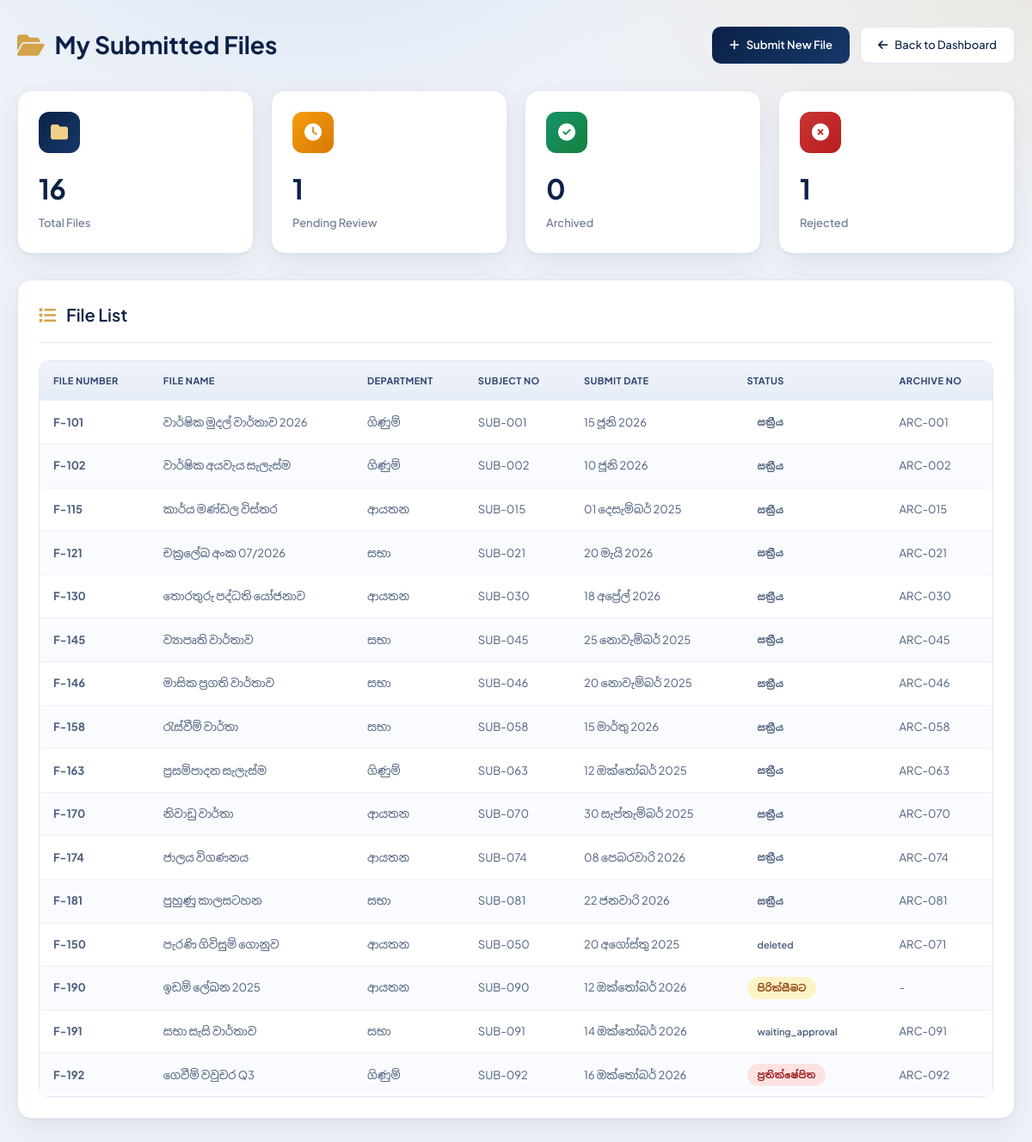
Screenshot of /my_files.php (signed in) with the database file from the repository.
### tables this page shows
CREATE TABLE archive_files (
    id             INT AUTO_INCREMENT PRIMARY KEY,
    submitted_by   INT NOT NULL,
    submit_date    DATE NOT NULL,
    subject_no     VARCHAR(40)  NOT NULL,
    subject_number VARCHAR(40)  NOT NULL,
    department     ENUM('ආයතන','සභා','ගිණුම්') NOT NULL,
    file_no        VARCHAR(60)  NOT NULL,
    file_number    VARCHAR(60)  NOT NULL,
    file_name      VARCHAR(255) NOT NULL,
    start_date     DATE NOT NULL,
    end_date       DATE NOT NULL,
    pages          INT NOT NULL,
    page_count     INT NOT NULL,
    right_side     INT NULL,
    left_side      INT NULL,
    archive_no     VARCHAR(60) NULL UNIQUE,
    archive_number VARCHAR(60) NULL UNIQUE,
    rack_no        VARCHAR(60) NULL,
    status         ENUM('pending','archived','rejected','waiting_approval','active','deleted') NOT NULL DEFAULT 'pending',
    reviewed_by    INT NULL,
    reviewed_at    DATETIME NULL,
    sent_by        INT NULL,
    sent_date      DATETIME NULL,
    approved_by    INT NULL,
    approved_at    DATETIME NULL,
    rejected_at    DATETIME NULL,
    reject_reason  TEXT NULL,
    deleted_at     DATETIME NULL,
    deleted_by     INT NULL,
    delete_reason  TEXT NULL,
    file_path      VARCHAR(500) NULL,
    created_at     TIMESTAMP DEFAULT CURRENT_TIMESTAMP,
    INDEX (department), INDEX (subject_no), INDEX (status),
    INDEX (archive_no), INDEX (file_no),
    FOREIGN KEY (submitted_by) REFERENCES users(id),
    FOREIGN KEY (reviewed_by)  REFERENCES users(id),
    FOREIGN KEY (sent_by)      REFERENCES users(id),
    FOREIGN KEY (approved_by)  REFERENCES users(id),
    FOREIGN KEY (deleted_by)   REFERENCES users(id)
);

### config.php (called while the page is built, shortened)
<?php
require_once __DIR__ . '/functions.php';
function e($s) { return htmlspecialchars((string)$s, ENT_QUOTES, 'UTF-8'); }
function require_login(PDO $pdo): array {
    $st = $pdo->prepare('SELECT * FROM users WHERE id = ? AND status = "active"');
    $st->execute([$_SESSION['user_id']]);
    $u = $st->fetch();
    return $u;
}

### functions.php (called while the page is built, shortened)
<?php
require_once __DIR__ . '/config.php';
function get_files_by_user(PDO $pdo, int $user_id, string $status = null): array {
    $sql = "SELECT af.*, u.full_name as submitted_by_name
            FROM archive_files af
            LEFT JOIN users u ON af.submitted_by = u.id
            WHERE af.submitted_by = ?";
    $params = [$user_id];
    $sql .= " ORDER BY af.created_at DESC";
    $stmt = $pdo->prepare($sql);
    $stmt->execute($params);
    return $stmt->fetchAll();
}
function format_sinhala_date(string $date): string {
    $timestamp = strtotime($date);
    $months = [
        1 => 'ජනවාරි', 2 => 'පෙබරවාරි', 3 => 'මාර්තු', 4 => 'අප්‍රේල්',
        5 => 'මැයි', 6 => 'ජූනි', 7 => 'ජූලි', 8 => 'අගෝස්තු',
        9 => 'සැප්තැම්බර්', 10 => 'ඔක්තෝබර්', 11 => 'නොවැම්බර්', 12 => 'දෙසැම්බර්'
    ];
    $day = date('d', $timestamp);
    $month = $months[date('n', $timestamp)];
    $year = date('Y', $timestamp);
    return "$day $month $year";
}
function translate_status(string $status): string {
    $translations = [
        'pending' => 'පිරික්සීමට',
        'archived' => 'අත්තැබූ',
        'rejected' => 'ප්‍රතික්ෂේපිත',
        'active' => 'සක්‍රීය',
        'disabled' => 'අක්‍රීය'
    ];
    return $translations[$status] ?? $status;
}

### my_files.php (the view, shortened to what this page needs)
<?php
require_once __DIR__ . '/config.php';
$user = require_login($pdo);
$my_files = get_files_by_user($pdo, $user['id']);
$stats = [
    'total' => count($my_files),
    'pending' => 0,
    'archived' => 0,
    'rejected' => 0
];
foreach ($my_files as $file) {
    if ($file['status'] === 'pending') $stats['pending']++;
    elseif ($file['status'] === 'archived') $stats['archived']++;
    elseif ($file['status'] === 'rejected') $stats['rejected']++;
}
?>
<!DOCTYPE html>
<html lang="en">
<head>
<link rel="stylesheet" href="https://cdnjs.cloudflare.com/ajax/libs/font-awesome/6.5.2/css/all.min.css">
</head>
<body>
<div class="container">
    <div class="header">
        <h1><i class="fa-solid fa-folder-open" style="color:var(--gold);margin-right:12px"></i>My Submitted Files</h1>
        <div style="display:flex;gap:12px">
            <a href="submit_file.php" class="btn btn-primary">
                <i class="fa-solid fa-plus"></i>Submit New File
            </a>
            <a href="<?= ROLE_PAGES[$user['role']] ?>" class="back-btn">
                <i class="fa-solid fa-arrow-left"></i>Back to Dashboard
            </a>
        </div>
    </div>
    <div class="stats-grid">
        <div class="stat-card">
            <div class="stat-icon total"><i class="fa-solid fa-folder"></i></div>
            <div class="stat-value"><?= $stats['total'] ?></div>
            <div class="stat-label">Total Files</div>
        </div>
        <div class="stat-card">
            <div class="stat-icon pending"><i class="fa-solid fa-clock"></i></div>
            <div class="stat-value"><?= $stats['pending'] ?></div>
            <div class="stat-label">Pending Review</div>
        </div>
        <div class="stat-card">
            <div class="stat-icon archived"><i class="fa-solid fa-check-circle"></i></div>
            <div class="stat-value"><?= $stats['archived'] ?></div>
            <div class="stat-label">Archived</div>
        </div>
        <div class="stat-card">
            <div class="stat-icon rejected"><i class="fa-solid fa-xmark-circle"></i></div>
            <div class="stat-value"><?= $stats['rejected'] ?></div>
            <div class="stat-label">Rejected</div>
        </div>
    </div>
    <div class="files-section">
        <div class="section-header">
            <h2><i class="fa-solid fa-list"></i>File List</h2>
        </div>
        <?php if (empty($my_files)): ?>
            <div class="empty-state">
                <i class="fa-solid fa-folder-open"></i>
                <p>You haven't submitted any files yet.</p>
                <a href="submit_file.php" class="btn btn-primary">
                    <i class="fa-solid fa-plus"></i>Submit Your First File
                </a>
            </div>
        <?php else: ?>
            <div class="table-wrapper">
                <table>
                    <thead>
                        <tr>
                            <th>File Number</th>
                            <th>File Name</th>
                            <th>Department</th>
                            <th>Subject No</th>
                            <th>Submit Date</th>
                            <th>Status</th>
                            <th>Archive No</th>
                        </tr>
                    </thead>
                    <tbody>
                        <?php foreach ($my_files as $file): ?>
                            <tr>
                                <td><strong><?= e($file['file_number']) ?></strong></td>
                                <td><?= e($file['file_name']) ?></td>
                                <td><?= e($file['department']) ?></td>
                                <td><?= e($file['subject_number']) ?></td>
                                <td><?= format_sinhala_date($file['submit_date']) ?></td>
                                <td>
                                    <span class="status-badge status-<?= $file['status'] ?>">
                                        <?= translate_status($file['status']) ?>
                                    </span>
                                </td>
                                <td><?= e($file['archive_number'] ?? '-') ?></td>
                            </tr>
                        <?php endforeach; ?>
                    </tbody>
                </table>
            </div>
        <?php endif; ?>
    </div>
</div>
</body>
</html>

### my_files.php (style rules this page uses)
:root { --ink:#14233d; --navy:#0b2146; --navy-2:#16386a; --gold:#d4a24a; --gold-2:#f0cf8a; --bg:#eef2f8; --card:#fff; --line:#e1e7f1; --muted:#6a7890; --blue:#2563d0; --red:#c93636; --green:#17946a; --shadow:0 1px 2px rgba(16,37,71,.05),0 10px 28px rgba(16,37,71,.07); --fs-xs:11px; --fs-sm:12px; --fs-md:13px; --fs-lg:14px; --fs-xl:17px; }
* { margin:0;padding:0;box-sizing:border-box }
body { font-family:'Plus Jakarta Sans','Noto Sans Sinhala',sans-serif;font-size:var(--fs-md);line-height:1.6;color:var(--ink);min-height:100vh; background:radial-gradient(900px 420px at 100% 0,rgba(212,162,74,.12),transparent 60%),radial-gradient(800px 500px at 30% -10%,rgba(37,99,208,.10),transparent 60%),var(--bg) }
.container { max-width:1400px;margin:0 auto;padding:30px 20px }
.header { display:flex;align-items:center;justify-content:space-between;margin-bottom:30px }
.header h1 { font-size:28px;font-weight:700;color:var(--navy) }
.back-btn { display:flex;align-items:center;gap:8px;padding:10px 20px;background:#fff;border:1px solid var(--line);border-radius:10px;text-decoration:none;color:var(--navy);font-weight:500;transition:.2s }
.stats-grid { display:grid;grid-template-columns:repeat(4,1fr);gap:20px;margin-bottom:30px }
.stat-card { background:var(--card);border-radius:16px;box-shadow:var(--shadow);padding:24px;border:1px solid var(--line);transition:.2s }
.stat-icon { width:48px;height:48px;border-radius:12px;display:grid;place-items:center;margin-bottom:16px;font-size:20px }
.stat-icon.total { background:linear-gradient(135deg,var(--navy),var(--navy-2));color:var(--gold-2) }
.stat-icon.pending { background:linear-gradient(135deg,#f59e0b,#d97706);color:#fff }
.stat-icon.archived { background:linear-gradient(135deg,var(--green),#15803d);color:#fff }
.stat-icon.rejected { background:linear-gradient(135deg,var(--red),#b91c1c);color:#fff }
.stat-value { font-size:32px;font-weight:700;color:var(--navy);margin-bottom:4px }
.stat-label { font-size:13px;color:var(--muted);font-weight:500 }
.files-section { background:var(--card);border-radius:16px;box-shadow:var(--shadow);padding:24px;border:1px solid var(--line) }
.section-header { display:flex;align-items:center;justify-content:space-between;margin-bottom:20px;padding-bottom:16px;border-bottom:1px solid var(--line) }
.section-header h2 { font-size:20px;font-weight:600;color:var(--navy) }
.section-header i { color:var(--gold);margin-right:12px }
.table-wrapper { overflow-x:auto;border-radius:12px;border:1px solid var(--line) }
table { width:100%;border-collapse:collapse;white-space:nowrap }
thead { background:linear-gradient(180deg,#eff3fa,#e6ecf6) }
th { text-align:left;padding:14px 16px;color:#2f4570;font-size:11px;font-weight:700;letter-spacing:.4px;text-transform:uppercase }
td { padding:12px 16px;color:#4b5d7c;border-top:1px solid #edf1f6;font-size:13px }
tbody tr:nth-child(even) { background:#fafbfe }
.status-badge { display:inline-flex;align-items:center;gap:6px;padding:4px 12px;border-radius:20px;font-size:11px;font-weight:600 }
.status-pending { background:#fef3c7;color:#92400e }
.status-rejected { background:#fee2e2;color:#991b1b }
.btn { padding:10px 20px;border-radius:10px;font-weight:600;font-size:13px;border:none;cursor:pointer;transition:.2s;display:inline-flex;align-items:center;gap:8px;text-decoration:none }
.btn-primary { background:linear-gradient(135deg,var(--navy),var(--navy-2));color:#fff }

### rows the page displays
archive_files: right_side "16", approved_by "1", file_number "F-158", file_name "රැස්වීම් වාර්තා", department "සභා", subject_number "SUB-058", submit_date "15 මාර්තු 2026", archive_number "ARC-058"
archive_files: file_number "F-101", file_name "වාර්ෂික මුදල් වාර්තාව 2026", department "ගිණුම්", subject_number "SUB-001", submit_date "15 ජූනි 2026", archive_number "ARC-001"
archive_files: file_number "F-102", file_name "වාර්ෂික අයවැය සැලැස්ම", department "ගිණුම්", subject_number "SUB-002", submit_date "10 ජූනි 2026", archive_number "ARC-002"
archive_files: file_number "F-115", file_name "කාර්ය මණ්ඩල විස්තර", department "ආයතන", subject_number "SUB-015", submit_date "01 දෙසැම්බර් 2025", archive_number "ARC-015"
archive_files: file_number "F-121", file_name "චක්‍රලේඛ අංක 07/2026", department "සභා", subject_number "SUB-021", submit_date "20 මැයි 2026", archive_number "ARC-021"
archive_files: file_number "F-130", file_name "තොරතුරු පද්ධති යෝජනාව", department "ආයතන", subject_number "SUB-030", submit_date "18 අප්‍රේල් 2026", archive_number "ARC-030"
archive_files: file_number "F-145", file_name "ව්‍යාපෘති වාර්තාව", department "සභා", subject_number "SUB-045", submit_date "25 නොවැම්බර් 2025", archive_number "ARC-045"
archive_files: file_number "F-146", file_name "මාසික ප්‍රගති වාර්තාව", department "සභා", subject_number "SUB-046", submit_date "20 නොවැම්බර් 2025", archive_number "ARC-046"
archive_files: file_number "F-163", file_name "ප්‍රසම්පාදන සැලැස්ම", department "ගිණුම්", subject_number "SUB-063", submit_date "12 ඔක්තෝබර් 2025", archive_number "ARC-063"
archive_files: file_number "F-170", file_name "නිවාඩු වාර්තා", department "ආයතන", subject_number "SUB-070", submit_date "30 සැප්තැම්බර් 2025", archive_number "ARC-070"
archive_files: file_number "F-174", file_name "ජාලය විගණනය", department "ආයතන", subject_number "SUB-074", submit_date "08 පෙබරවාරි 2026", archive_number "ARC-074"
archive_files: file_number "F-181", file_name "පුහුණු කාලසටහන", department "සභා", subject_number "SUB-081", submit_date "22 ජනවාරි 2026", archive_number "ARC-081"
archive_files: file_number "F-150", file_name "පැරණි ගිවිසුම් ගොනුව", department "ආයතන", subject_number "SUB-050", submit_date "20 අගෝස්තු 2025", archive_number "ARC-071"
archive_files: file_number "F-190", file_name "ඉඩම් ලේඛන 2025", department "ආයතන", subject_number "SUB-090", submit_date "12 ඔක්තෝබර් 2026", archive_number "-"
archive_files: file_number "F-191", file_name "සභා සැසි වාර්තාව", department "සභා", subject_number "SUB-091", submit_date "14 ඔක්තෝබර් 2026", archive_number "ARC-091"
archive_files: file_number "F-192", file_name "ගෙවීම් වවුචර Q3", department "ගිණුම්", subject_number "SUB-092", submit_date "16 ඔක්තෝබර් 2026", archive_number "ARC-092"

### other values shown
$stats['archived'] "0"
